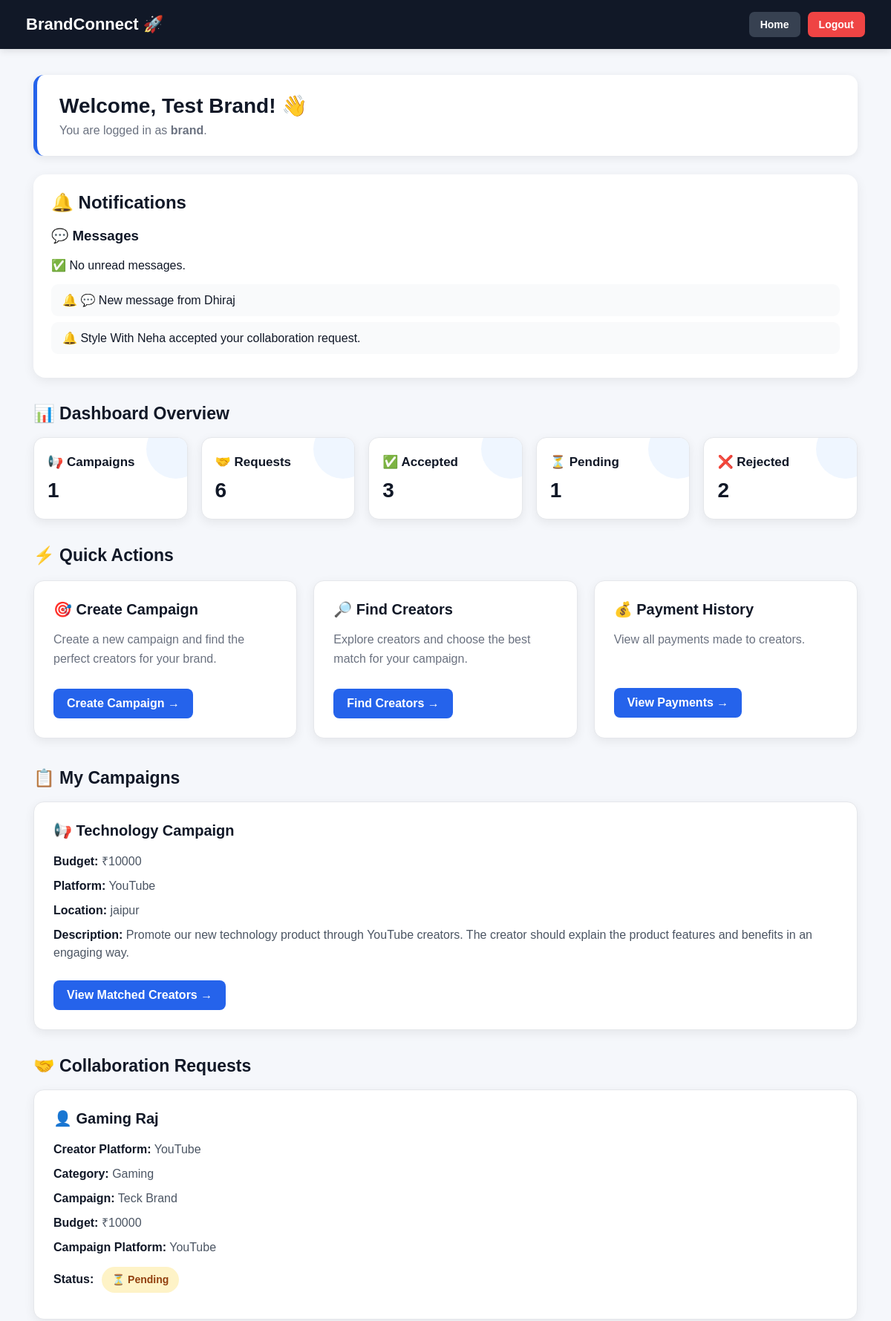
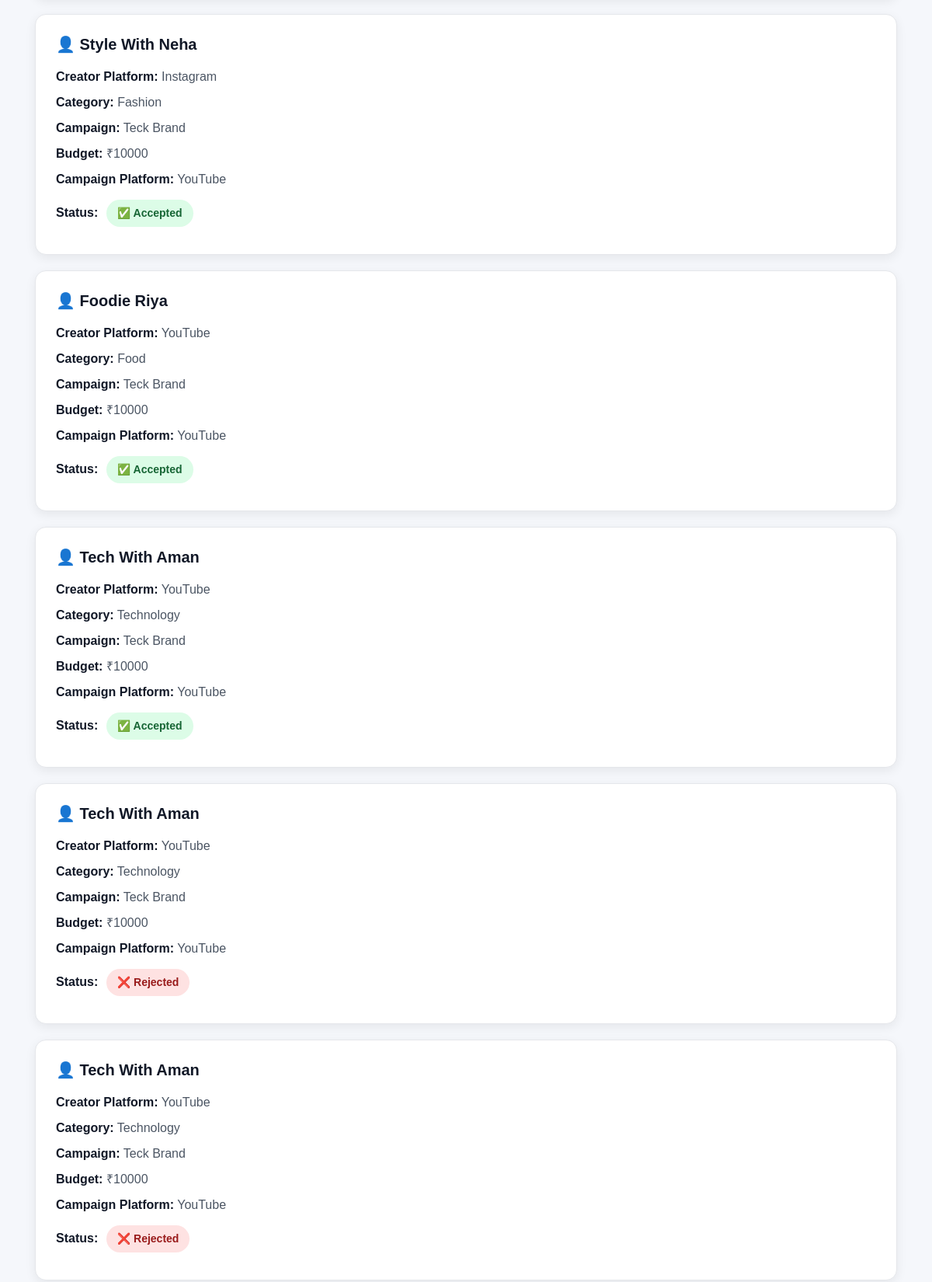
Page /brand-dashboard (signed in, upper part) on the committed database (2 pictures, top to bottom).
### tables this page shows
CREATE TABLE notifications (
        id INTEGER PRIMARY KEY AUTOINCREMENT,
        user_id INTEGER NOT NULL,
        message TEXT NOT NULL,
        is_read INTEGER DEFAULT 0,
        created_at TIMESTAMP DEFAULT CURRENT_TIMESTAMP
    );

CREATE TABLE campaigns (
        id INTEGER PRIMARY KEY AUTOINCREMENT,
        brand_name TEXT NOT NULL,
        category TEXT NOT NULL,
        budget INTEGER NOT NULL,
        platform TEXT NOT NULL,
        location TEXT DEFAULT '',
        description TEXT DEFAULT ''
    , user_id INTEGER);

CREATE TABLE collaboration_requests (
    id INTEGER PRIMARY KEY AUTOINCREMENT,
    campaign_id INTEGER NOT NULL,
    creator_id INTEGER NOT NULL,
    brand_id INTEGER NOT NULL,
    status TEXT DEFAULT 'pending',
    created_at TIMESTAMP DEFAULT CURRENT_TIMESTAMP
, deal_status TEXT DEFAULT 'accepted');

CREATE TABLE creators (
        id INTEGER PRIMARY KEY AUTOINCREMENT,
        name TEXT NOT NULL,
        platform TEXT NOT NULL,
        category TEXT NOT NULL,
        followers INTEGER NOT NULL,
        avg_views INTEGER NOT NULL,
        price INTEGER NOT NULL,
        location TEXT NOT NULL,
        bio TEXT DEFAULT ''
    , image_url TEXT DEFAULT '');

### backend/app.py (the view)
@app.route("/brand-dashboard")
def brand_dashboard():
    if "user_id" not in session:
        return redirect(url_for("login"))
    if session["user_role"] != "brand":
        return "Access denied", 403
    conn = db()
    campaigns = conn.execute(
        "SELECT * FROM campaigns WHERE user_id = ? ORDER BY id DESC",
        (session["user_id"],)
    ).fetchall()
    collaboration_requests = conn.execute("""
        SELECT
            collaboration_requests.id,
            collaboration_requests.status,
            collaboration_requests.deal_status,
            collaboration_requests.created_at,
            creators.name AS creator_name,
            creators.platform,
            creators.category,
            campaigns.brand_name,
            campaigns.category AS campaign_category,
            campaigns.budget,
            campaigns.platform AS campaign_platform
        FROM collaboration_requests
        JOIN campaigns
            ON collaboration_requests.campaign_id = campaigns.id
        JOIN creators
            ON collaboration_requests.creator_id = creators.id
        WHERE campaigns.user_id = ?
        ORDER BY collaboration_requests.id DESC
    """, (session["user_id"],)).fetchall()
    notifications = conn.execute("""
        SELECT *
        FROM notifications
        WHERE user_id = ?
        ORDER BY id DESC
    """, (session["user_id"],)).fetchall()
    unread_messages = conn.execute("""
        SELECT COUNT(*) AS count
        FROM messages
        WHERE receiver_id = ?
          AND is_read = 0
    """, (session["user_id"],)).fetchone()["count"]
    unread_request = conn.execute("""
        SELECT collaboration_requests.id AS request_id
        FROM messages
        JOIN users
            ON messages.sender_id = users.id
        JOIN collaboration_requests
            ON collaboration_requests.creator_id = users.creator_id
        WHERE messages.receiver_id = ?
          AND messages.is_read = 0
        ORDER BY messages.id DESC
        LIMIT 1
    """, (session["user_id"],)).fetchone()
    unread_request_id = unread_request["request_id"] if unread_request else None
    total_requests = conn.execute("""
        SELECT COUNT(*) AS count
        FROM collaboration_requests
        JOIN campaigns
            ON collaboration_requests.campaign_id = campaigns.id
        WHERE campaigns.user_id = ?
    """, (session["user_id"],)).fetchone()["count"]
    accepted_requests = conn.execute("""
        SELECT COUNT(*) AS count
        FROM collaboration_requests
        JOIN campaigns
            ON collaboration_requests.campaign_id = campaigns.id
        WHERE campaigns.user_id = ?
          AND collaboration_requests.status = 'accepted'
    """, (session["user_id"],)).fetchone()["count"]
    pending_requests = conn.execute("""
        SELECT COUNT(*) AS count
        FROM collaboration_requests
        JOIN campaigns
            ON collaboration_requests.campaign_id = campaigns.id
        WHERE campaigns.user_id = ?
          AND collaboration_requests.status = 'pending'
    """, (session["user_id"],)).fetchone()["count"]
    rejected_requests = conn.execute("""
        SELECT COUNT(*) AS count
        FROM collaboration_requests
        JOIN campaigns
            ON collaboration_requests.campaign_id = campaigns.id
        WHERE campaigns.user_id = ?
          AND collaboration_requests.status = 'rejected'
    """, (session["user_id"],)).fetchone()["count"]
    conn.close()
    return render_template(
        "brand_dashboard.html",
        user_name=session["user_name"],
        user_role=session["user_role"],
        campaigns=campaigns,
         unread_messages=unread_messages,
          unread_request_id=unread_request_id,
        collaboration_requests=collaboration_requests,
        notifications=notifications,
        total_requests=total_requests,
        accepted_requests=accepted_requests,
        pending_requests=pending_requests,
        rejected_requests=rejected_requests
    )

### backend/app.py (called while the page is built)
def db():
    conn = sqlite3.connect(DB)
    conn.row_factory = sqlite3.Row
    return conn

### frontend/templates/brand_dashboard.html (shortened to what this page needs)
<!DOCTYPE html>
<html lang="en">
<head>
</head>
<body>
    <div class="navbar">
        <h2>BrandConnect 🚀</h2>
        <div class="nav-links">
            <a href="/" class="nav-btn home-btn">Home</a>
            <a href="/logout" class="nav-btn logout-btn">Logout</a>
        </div>
    </div>
    <div class="container">
        <div class="welcome">
            <h1>Welcome, {{ user_name }}! 👋</h1>
            <p>
                You are logged in as
                <strong>{{ user_role }}</strong>.
            </p>
        </div>
        <div class="notification-box">
            <h2>🔔 Notifications</h2>
            <div class="notification-message">
                <h3>💬 Messages</h3>
                {% if unread_messages > 0 %}
                    <p>
                        🔴
                        <a href="{{ url_for('chat', request_id=unread_request_id) }}">
                            You have {{ unread_messages }} unread message(s).
                            Open Chat →
                        </a>
                    </p>
                {% else %}
                    <p>✅ No unread messages.</p>
                {% endif %}
            </div>
            {% if notifications %}
                {% for notification in notifications %}
                    <div class="notification-item">
                        🔔 {{ notification["message"] }}
                    </div>
                {% endfor %}
            {% else %}
                <p>No notifications yet.</p>
            {% endif %}
        </div>
        <h2 class="section-title">📊 Dashboard Overview</h2>
        <div class="cards">
            <div class="card">
                <h3>📢 Campaigns</h3>
                <p>{{ campaigns|length }}</p>
            </div>
            <div class="card">
                <h3>🤝 Requests</h3>
                <p>{{ total_requests }}</p>
            </div>
            <div class="card">
                <h3>✅ Accepted</h3>
                <p>{{ accepted_requests }}</p>
            </div>
            <div class="card">
                <h3>⏳ Pending</h3>
                <p>{{ pending_requests }}</p>
            </div>
            <div class="card">
                <h3>❌ Rejected</h3>
                <p>{{ rejected_requests }}</p>
            </div>
        </div>
        <h2 class="section-title">⚡ Quick Actions</h2>
        <div class="actions">
            <div class="action">
                <h2>🎯 Create Campaign</h2>
                <p>
                    Create a new campaign and find the perfect creators
                    for your brand.
                </p>
                <a href="/campaign">
                    Create Campaign →
                </a>
            </div>
            <div class="action">
                <h2>🔎 Find Creators</h2>
                <p>
                    Explore creators and choose the best match
                    for your campaign.
                </p>
                <a href="/creators">
                    Find Creators →
                </a>
            </div>
            <div class="action">
                <h2>💰 Payment History</h2>
                <p>
                    View all payments made to creators.
                </p>
                <a href="/payments">
                    View Payments →
                </a>
            </div>
        </div>
        <div class="campaigns">
            <h2 class="section-title">📋 My Campaigns</h2>
            {% if campaigns %}
                {% for campaign in campaigns %}
                    <div class="campaign">
                        <h3>
                            📢 {{ campaign["category"] }} Campaign
                        </h3>
                        <p>
                            <strong>Budget:</strong>
                            ₹{{ campaign["budget"] }}
                        </p>
                        <p>
                            <strong>Platform:</strong>
                            {{ campaign["platform"] }}
                        </p>
                        {% if campaign["location"] %}
                            <p>
                                <strong>Location:</strong>
                                {{ campaign["location"] }}
                            </p>
                        {% endif %}
                        {% if campaign["description"] %}
                            <p>
                                <strong>Description:</strong>
                                {{ campaign["description"] }}
                            </p>
                        {% endif %}
                        <a
                            href="/matches/{{ campaign['id'] }}"
                            class="campaign-btn"
                        >
                            View Matched Creators →
                        </a>
                    </div>
                {% endfor %}
            {% endif %}
        </div>
        <div class="campaigns">
            <h2 class="section-title">
                🤝 Collaboration Requests
            </h2>
            {% if collaboration_requests %}
                {% for request in collaboration_requests %}
                    <div class="campaign">
                        <h3>
                            👤 {{ request["creator_name"] }}
                        </h3>
                        <p>
                            <strong>Creator Platform:</strong>
                            {{ request["platform"] }}
                        </p>
                        <p>
                            <strong>Category:</strong>
                            {{ request["category"] }}
                        </p>
                        <p>
                            <strong>Campaign:</strong>
                            {{ request["brand_name"] }}
                        </p>
                        <p>
                            <strong>Budget:</strong>
                            ₹{{ request["budget"] }}
                        </p>
                        <p>
                            <strong>Campaign Platform:</strong>
                            {{ request["campaign_platform"] }}
                        </p>
                        <p>
                            <strong>Status:</strong>
                            {% if request["status"] == "accepted" %}
                                <span class="request-status status-accepted">
                                    ✅ Accepted
                                </span>
                            {% elif request["status"] == "rejected" %}
                                <span class="request-status status-rejected">
                                    ❌ Rejected
                                </span>
                            {% else %}
                                <span class="request-status status-pending">
                                    ⏳ Pending
                                </span>
                            {% endif %}
                        </p>
                    </div>
                {% endfor %}
            {% else %}
                <div class="empty">
                    <p>No collaboration requests yet.</p>
                </div>
            {% endif %}
        </div>
    </div>
</body>
</html>

### rows in the picture
notifications: message "💬 New message from Dhiraj"
notifications: message "Style With Neha accepted your collaboration request."
campaigns: category "Technology", budget "10000", platform "YouTube", location "jaipur", description "Promote our new technology product through YouTube creators. The creator should explain the product features and benefits in an engaging way."
collaboration_requests: creator_name "Gaming Raj", platform "YouTube", category "Gaming", brand_name "Teck Brand", budget "10000", campaign_platform "YouTube", status "⏳ Pending"
collaboration_requests: creator_name "Style With Neha", platform "Instagram", category "Fashion", brand_name "Teck Brand", budget "10000", campaign_platform "YouTube", status "✅ Accepted"
collaboration_requests: creator_name "Foodie Riya", platform "YouTube", category "Food", brand_name "Teck Brand", budget "10000", campaign_platform "YouTube", status "✅ Accepted"
collaboration_requests: creator_name "Tech With Aman", platform "YouTube", category "Technology", brand_name "Teck Brand", budget "10000", campaign_platform "YouTube", status "✅ Accepted"
collaboration_requests: creator_name "Tech With Aman", platform "YouTube", category "Technology", brand_name "Teck Brand", budget "10000", campaign_platform "YouTube", status "❌ Rejected"
collaboration_requests: creator_name "Tech With Aman", platform "YouTube", category "Technology", brand_name "Teck Brand", budget "10000", campaign_platform "YouTube", status "❌ Rejected"

### other values in the picture
{{ user_name }} "Test Brand"
{{ user_role }} "brand"
{{ campaigns|length }} "1"
{{ total_requests }} "6"
{{ accepted_requests }} "3"
{{ pending_requests }} "1"
{{ rejected_requests }} "2"
